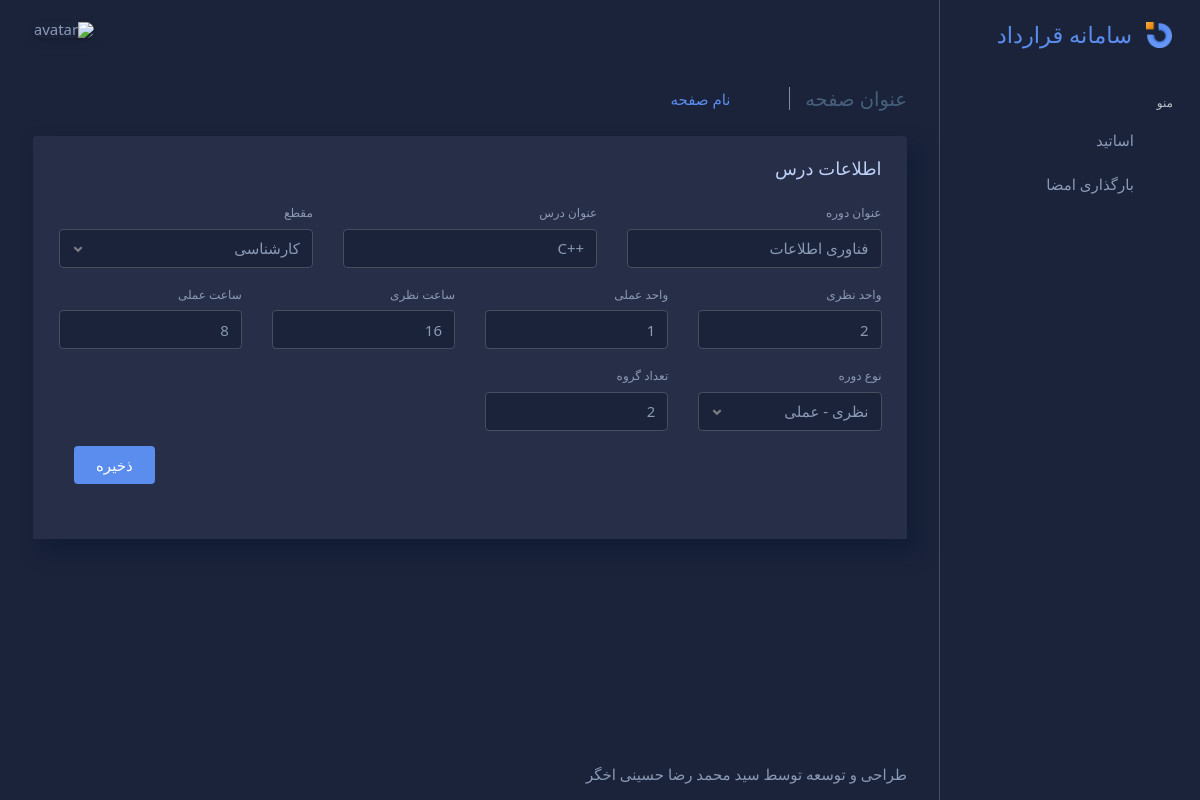
The page /lesson/edit/1 on the database its author committed.
### accounts/models.py (models this page shows)
class Lesson(models.Model):
    user = models.ForeignKey(User, on_delete=models.CASCADE)
    course_title = models.CharField(max_length=64)
    grade = models.CharField(max_length=32, choices=GRADE_CHOICES, default='کاردانی')
    lesson_title = models.CharField(max_length=64)
    theorical_unit = models.IntegerField(default=0)
    practical_unit = models.IntegerField(default=0)
    theorical_time = models.IntegerField(default=0)
    practical_time = models.IntegerField(default=0)
    group = models.IntegerField(default=1)
    is_intership = models.CharField(max_length=16, choices=IS_INTERSHIP, default='نظری - عملی')

### accounts/views.py (the view)
# urls.py: path('lesson/edit/<int:pk>', views.lesson_edit, name='lesson_edit'),
def lesson_edit(request, pk):
    lesson = Lesson.objects.get(id=pk)
    form = LessonForm(request.POST or None, instance=lesson)
    if request.method == 'POST':
        if form.is_valid():
            form.save()
            return redirect(f'/account/teachers/{lesson.user_id}')
    else:
        context = {
            'form': form
        }
        return render(request, 'accounts/edit_lesson.html', context)

### accounts/templates/accounts/edit_lesson.html (shortened to what this page needs)
{% extends 'base/base.html' %}
{% block links %}
<div class="col-12">
  <h5 class="content-header-title float-left pr-1">عنوان صفحه</h5>
  <div class="breadcrumb-wrapper">
    <ol class="breadcrumb p-0 mb-0">
      <li class="breadcrumb-item"><a href="index.html"><i class="bx bx-home-alt"></i></a>
      </li>
      <li class="breadcrumb-item active">نام صفحه</li>
    </ol>
  </div>
</div>
{% endblock %}
{% block content %}
<div class="content-body">
  <section id="basic-datatable">
    <div class="row">
      <div class="col-12">
        <div class="card">
          <div class="card-header">
            <h4 class="card-title">اطلاعات درس</h4>
          </div>
          <div class="card-content">
            <div class="card-body card-dashboard">
              <form class="form form-vertical" method="POST">
                <div class="form-body">
                  <div class="row form-group">
                    <div class="col-lg-4 col-md-12 col-sm-12">
                      <label for="">عنوان دوره</label>
                      {{ form.course_title }}
                    </div>
                    <div class="col-lg-4 col-md-12 col-sm-12">
                      <label for="">عنوان درس</label>
                      {{ form.lesson_title }}
                    </div>
                    <div class="col-lg-4 col-md-12 col-sm-12">
                      <label for="">مقطع</label>
                      {{ form.grade }}
                    </div>
                  </div>
                  <div class="row form-group">
                    <div class="col-lg-3 col-md-12 col-sm-12">
                      <label for="">واحد نظری</label>
                      {{ form.theorical_unit }}
                    </div>
                    <div class="col-lg-3 col-md-12 col-sm-12">
                      <label for="">واحد عملی</label>
                      {{ form.practical_unit }}
                    </div>
                    <div class="col-lg-3 col-md-12 col-sm-12">
                      <label for="">ساعت نظری</label>
                      {{ form.theorical_time }}
                    </div>
                    <div class="col-lg-3 col-md-12 col-sm-12">
                      <label for="">ساعت عملی</label>
                      {{ form.practical_time }}
                    </div>
                  </div>
                  <div class="row form-group">
                    <div class="col-lg-3 col-md-12 col-sm-12">
                      <label for="">نوع دوره</label>
                      {{ form.is_intership }}
                    </div>
                    <div class="col-lg-3 col-md-12 col-sm-12">
                      <label for="">تعداد گروه</label>
                      {{ form.group }}
                    </div>
                  </div>
                  <div class="row form-group">
                    <div class="col-lg-12 col-md-12 col-sm-12  d-flex justify-content-end">
                      <button class="btn btn-primary mr-1 mb-1" type="submit">ذخیره</button>
                    </div>
                </div>
              </form>
            </div>
          </div>
        </div>
      </div>
    </div>
  </section>
</div>
{% endblock %}

### accounts/static/assets/css/themes/dark-layout.css (style rules this page uses)
body.dark-layout { background-color: #1A233A; }
body.dark-layout h1, body.dark-layout h2, body.dark-layout h3, body.dark-layout h4, body.dark-layout h5, body.dark-layout h6 { color: #BDD1F8; }
body.dark-layout .card { background-color: #272E48; box-shadow: 8px 12px 20px 0 rgba(11, 26, 51, 0.63) !important; }
body.dark-layout .card .card-header, body.dark-layout .card .card-footer { color: #8A99B5; background-color: #272E48; border-color: #464D5C !important; }
body.dark-layout .card .card-body { color: #8A99B5; background-color: #272E48; border-color: #464D5C !important; }
body.dark-layout .btn { color: #8A99B5; }
body.dark-layout .btn[class*='btn-'] { color: #FFFFFF !important; }
body.dark-layout .breadcrumb { background-color: #1A233A; }
body.dark-layout .breadcrumb .breadcrumb-item a { color: #8A99B5 !important; }
body.dark-layout .breadcrumb .breadcrumb-item:before { color: #8A99B5; }
body.dark-layout .breadcrumb .breadcrumb-item+.breadcrumb-item:before { color: #8A99B5 !important; }
body.dark-layout input.form-control, body.dark-layout .custom-file-label, body.dark-layout textarea.form-control { background-color: #1A233A; color: #8A99B5; }
body.dark-layout input.form-control::placeholder, body.dark-layout .custom-file-label::placeholder, body.dark-layout textarea.form-control::placeholder { color: #8A99B5; }
body.dark-layout select.form-control, body.dark-layout .custom-select { background-color: #1A233A; color: #8A99B5; border-color: #464D5C; }
body.dark-layout select.form-control option:checked, body.dark-layout .custom-select option:checked { background-color: #272E48; }
body.dark-layout p, body.dark-layout small, body.dark-layout span, body.dark-layout label { color: #8A99B5; }

### rows shown on the page
Lesson: course_title "فناوری اطلاعات", lesson_title "++C", grade "کارشناسی", theorical_unit "2", practical_unit "1", theorical_time "16", practical_time "8", is_intership "نظری - عملی", group "2"
